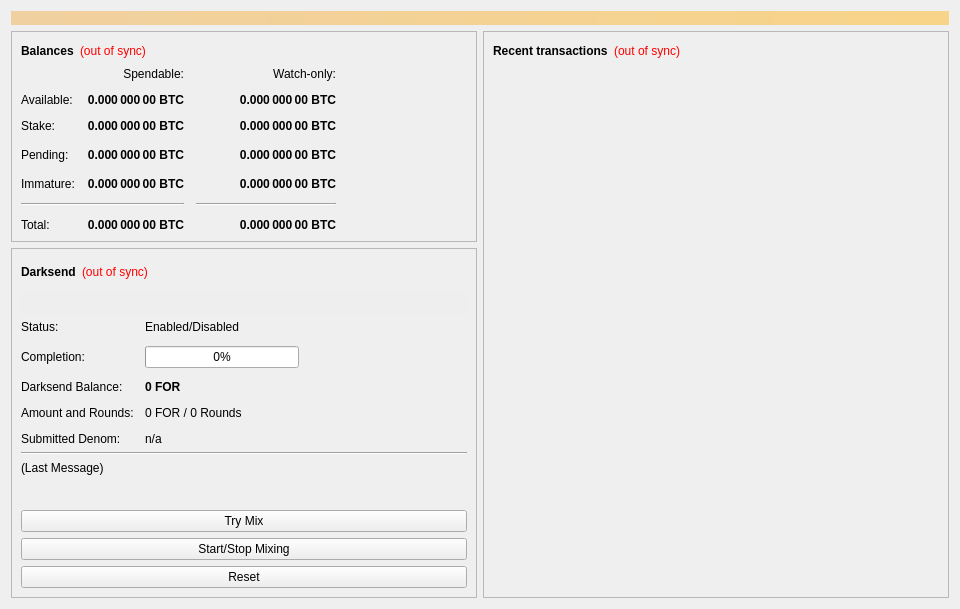
<?xml version="1.0" encoding="UTF-8"?>
<ui version="4.0">
 <class>OverviewPage</class>
 <widget class="QWidget" name="OverviewPage">
  <property name="geometry">
   <rect>
    <x>0</x>
    <y>0</y>
    <width>960</width>
    <height>594</height>
   </rect>
  </property>
  <property name="minimumSize">
   <size>
    <width>960</width>
    <height>0</height>
   </size>
  </property>
  <property name="windowTitle">
   <string>Form</string>
  </property>
  <layout class="QVBoxLayout" name="topLayout">
   <item>
    <widget class="QLabel" name="labelAlerts">
     <property name="visible">
      <bool>false</bool>
     </property>
     <property name="styleSheet">
      <string notr="true">background-color: qlineargradient(x1: 0, y1: 0, x2: 1, y2: 0, stop:0 #F0D0A0, stop:1 #F8D488); color:#000000;</string>
     </property>
     <property name="wordWrap">
      <bool>true</bool>
     </property>
     <property name="margin">
      <number>3</number>
     </property>
    </widget>
   </item>
   <item>
    <layout class="QHBoxLayout" name="horizontalLayout" stretch="1,1">
     <item>
      <layout class="QVBoxLayout" name="verticalLayout_2">
       <item>
        <widget class="QFrame" name="frame">
         <property name="frameShape">
          <enum>QFrame::StyledPanel</enum>
         </property>
         <property name="frameShadow">
          <enum>QFrame::Raised</enum>
         </property>
         <layout class="QVBoxLayout" name="verticalLayout_4">
          <item>
           <layout class="QHBoxLayout" name="horizontalLayout_4">
            <item>
             <widget class="QLabel" name="label_5">
              <property name="font">
               <font>
                <weight>75</weight>
                <bold>true</bold>
               </font>
              </property>
              <property name="text">
               <string>Balances</string>
              </property>
             </widget>
            </item>
            <item>
             <widget class="QLabel" name="labelWalletStatus">
              <property name="cursor">
               <cursorShape>WhatsThisCursor</cursorShape>
              </property>
              <property name="toolTip">
               <string>The displayed information may be out of date. Your wallet automatically synchronizes with the Force network after a connection is established, but this process has not completed yet.</string>
              </property>
              <property name="styleSheet">
               <string notr="true">QLabel { color: red; }</string>
              </property>
              <property name="text">
               <string notr="true">(out of sync)</string>
              </property>
              <property name="alignment">
               <set>Qt::AlignLeading|Qt::AlignLeft|Qt::AlignVCenter</set>
              </property>
             </widget>
            </item>
            <item>
             <spacer name="horizontalSpacer_3">
              <property name="orientation">
               <enum>Qt::Horizontal</enum>
              </property>
              <property name="sizeHint" stdset="0">
               <size>
                <width>40</width>
                <height>20</height>
               </size>
              </property>
             </spacer>
            </item>
           </layout>
          </item>
          <item>
           <layout class="QGridLayout" name="gridLayout">
            <property name="spacing">
             <number>12</number>
            </property>
            <item row="3" column="2">
             <widget class="QLabel" name="labelWatchPending">
              <property name="font">
               <font>
                <weight>75</weight>
                <bold>true</bold>
               </font>
              </property>
              <property name="cursor">
               <cursorShape>IBeamCursor</cursorShape>
              </property>
              <property name="toolTip">
               <string>Unconfirmed transactions to watch-only addresses</string>
              </property>
              <property name="text">
               <string notr="true">0.000 000 00 BTC</string>
              </property>
              <property name="alignment">
               <set>Qt::AlignRight|Qt::AlignTrailing|Qt::AlignVCenter</set>
              </property>
              <property name="textInteractionFlags">
               <set>Qt::LinksAccessibleByMouse|Qt::TextSelectableByKeyboard|Qt::TextSelectableByMouse</set>
              </property>
             </widget>
            </item>
            <item row="3" column="1">
             <widget class="QLabel" name="labelUnconfirmed">
              <property name="font">
               <font>
                <weight>75</weight>
                <bold>true</bold>
               </font>
              </property>
              <property name="cursor">
               <cursorShape>IBeamCursor</cursorShape>
              </property>
              <property name="toolTip">
               <string>Total of transactions that have yet to be confirmed, and do not yet count toward the spendable balance</string>
              </property>
              <property name="text">
               <string notr="true">0.000 000 00 BTC</string>
              </property>
              <property name="alignment">
               <set>Qt::AlignRight|Qt::AlignTrailing|Qt::AlignVCenter</set>
              </property>
              <property name="textInteractionFlags">
               <set>Qt::LinksAccessibleByMouse|Qt::TextSelectableByKeyboard|Qt::TextSelectableByMouse</set>
              </property>
             </widget>
            </item>
            <item row="4" column="2">
             <widget class="QLabel" name="labelWatchImmature">
              <property name="font">
               <font>
                <weight>75</weight>
                <bold>true</bold>
               </font>
              </property>
              <property name="cursor">
               <cursorShape>IBeamCursor</cursorShape>
              </property>
              <property name="toolTip">
               <string>Mined balance in watch-only addresses that has not yet matured</string>
              </property>
              <property name="text">
               <string notr="true">0.000 000 00 BTC</string>
              </property>
              <property name="alignment">
               <set>Qt::AlignRight|Qt::AlignTrailing|Qt::AlignVCenter</set>
              </property>
              <property name="textInteractionFlags">
               <set>Qt::LinksAccessibleByMouse|Qt::TextSelectableByKeyboard|Qt::TextSelectableByMouse</set>
              </property>
             </widget>
            </item>
            <item row="5" column="0" colspan="2">
             <widget class="Line" name="lineSpendableBalance">
              <property name="orientation">
               <enum>Qt::Horizontal</enum>
              </property>
             </widget>
            </item>
            <item row="5" column="2">
             <widget class="Line" name="lineWatchBalance">
              <property name="sizePolicy">
               <sizepolicy hsizetype="Preferred" vsizetype="Fixed">
                <horstretch>0</horstretch>
                <verstretch>0</verstretch>
               </sizepolicy>
              </property>
              <property name="minimumSize">
               <size>
                <width>140</width>
                <height>0</height>
               </size>
              </property>
              <property name="orientation">
               <enum>Qt::Horizontal</enum>
              </property>
             </widget>
            </item>
            <item row="6" column="0">
             <widget class="QLabel" name="labelTotalText">
              <property name="text">
               <string>Total:</string>
              </property>
             </widget>
            </item>
            <item row="4" column="1">
             <widget class="QLabel" name="labelImmature">
              <property name="font">
               <font>
                <weight>75</weight>
                <bold>true</bold>
               </font>
              </property>
              <property name="cursor">
               <cursorShape>IBeamCursor</cursorShape>
              </property>
              <property name="toolTip">
               <string>Mined balance that has not yet matured</string>
              </property>
              <property name="text">
               <string notr="true">0.000 000 00 BTC</string>
              </property>
              <property name="alignment">
               <set>Qt::AlignRight|Qt::AlignTrailing|Qt::AlignVCenter</set>
              </property>
              <property name="textInteractionFlags">
               <set>Qt::LinksAccessibleByMouse|Qt::TextSelectableByKeyboard|Qt::TextSelectableByMouse</set>
              </property>
             </widget>
            </item>
            <item row="3" column="3">
             <spacer name="horizontalSpacer_2">
              <property name="orientation">
               <enum>Qt::Horizontal</enum>
              </property>
              <property name="sizeHint" stdset="0">
               <size>
                <width>40</width>
                <height>20</height>
               </size>
              </property>
             </spacer>
            </item>
            <item row="4" column="0">
             <widget class="QLabel" name="labelImmatureText">
              <property name="text">
               <string>Immature:</string>
              </property>
             </widget>
            </item>
            <item row="6" column="1">
             <widget class="QLabel" name="labelTotal">
              <property name="font">
               <font>
                <weight>75</weight>
                <bold>true</bold>
               </font>
              </property>
              <property name="cursor">
               <cursorShape>IBeamCursor</cursorShape>
              </property>
              <property name="toolTip">
               <string>Your current total balance</string>
              </property>
              <property name="text">
               <string notr="true">0.000 000 00 BTC</string>
              </property>
              <property name="alignment">
               <set>Qt::AlignRight|Qt::AlignTrailing|Qt::AlignVCenter</set>
              </property>
              <property name="textInteractionFlags">
               <set>Qt::LinksAccessibleByMouse|Qt::TextSelectableByKeyboard|Qt::TextSelectableByMouse</set>
              </property>
             </widget>
            </item>
            <item row="6" column="2">
             <widget class="QLabel" name="labelWatchTotal">
              <property name="font">
               <font>
                <weight>75</weight>
                <bold>true</bold>
               </font>
              </property>
              <property name="cursor">
               <cursorShape>IBeamCursor</cursorShape>
              </property>
              <property name="toolTip">
               <string>Current total balance in watch-only addresses</string>
              </property>
              <property name="text">
               <string notr="true">0.000 000 00 BTC</string>
              </property>
              <property name="alignment">
               <set>Qt::AlignRight|Qt::AlignTrailing|Qt::AlignVCenter</set>
              </property>
              <property name="textInteractionFlags">
               <set>Qt::LinksAccessibleByMouse|Qt::TextSelectableByKeyboard|Qt::TextSelectableByMouse</set>
              </property>
             </widget>
            </item>
            <item row="0" column="2">
             <widget class="QLabel" name="labelWatchonly">
              <property name="text">
               <string>Watch-only:</string>
              </property>
              <property name="alignment">
               <set>Qt::AlignRight|Qt::AlignTrailing|Qt::AlignVCenter</set>
              </property>
             </widget>
            </item>
            <item row="1" column="0">
             <widget class="QLabel" name="labelBalanceText">
              <property name="text">
               <string>Available:</string>
              </property>
             </widget>
            </item>
            <item row="1" column="1">
             <widget class="QLabel" name="labelBalance">
              <property name="font">
               <font>
                <weight>75</weight>
                <bold>true</bold>
               </font>
              </property>
              <property name="cursor">
               <cursorShape>IBeamCursor</cursorShape>
              </property>
              <property name="toolTip">
               <string>Your current spendable balance</string>
              </property>
              <property name="text">
               <string notr="true">0.000 000 00 BTC</string>
              </property>
              <property name="alignment">
               <set>Qt::AlignRight|Qt::AlignTrailing|Qt::AlignVCenter</set>
              </property>
              <property name="textInteractionFlags">
               <set>Qt::LinksAccessibleByMouse|Qt::TextSelectableByKeyboard|Qt::TextSelectableByMouse</set>
              </property>
             </widget>
            </item>
            <item row="2" column="0">
             <widget class="QLabel" name="label_10">
              <property name="text">
               <string>Stake:</string>
              </property>
             </widget>
            </item>
            <item row="2" column="1">
             <widget class="QLabel" name="labelStake">
              <property name="font">
               <font>
                <weight>75</weight>
                <bold>true</bold>
               </font>
              </property>
              <property name="cursor">
               <cursorShape>IBeamCursor</cursorShape>
              </property>
              <property name="toolTip">
               <string>Total of coins that was staked, and do not yet count toward the current balance</string>
              </property>
              <property name="text">
               <string notr="true">0.000 000 00 BTC</string>
              </property>
              <property name="alignment">
               <set>Qt::AlignRight|Qt::AlignTrailing|Qt::AlignVCenter</set>
              </property>
              <property name="textInteractionFlags">
               <set>Qt::LinksAccessibleByMouse|Qt::TextSelectableByKeyboard|Qt::TextSelectableByMouse</set>
              </property>
             </widget>
            </item>
            <item row="2" column="2">
             <widget class="QLabel" name="labelWatchStake">
              <property name="font">
               <font>
                <weight>75</weight>
                <bold>true</bold>
               </font>
              </property>
              <property name="cursor">
               <cursorShape>IBeamCursor</cursorShape>
              </property>
              <property name="toolTip">
               <string>Total of coins that was staked in watch-only addresses, and do not yet count toward the current watch-only balance</string>
              </property>
              <property name="text">
               <string notr="true">0.000 000 00 BTC</string>
              </property>
              <property name="alignment">
               <set>Qt::AlignRight|Qt::AlignTrailing|Qt::AlignVCenter</set>
              </property>
              <property name="textInteractionFlags">
               <set>Qt::LinksAccessibleByMouse|Qt::TextSelectableByKeyboard|Qt::TextSelectableByMouse</set>
              </property>
             </widget>
            </item>
            <item row="1" column="2">
             <widget class="QLabel" name="labelWatchAvailable">
              <property name="font">
               <font>
                <weight>75</weight>
                <bold>true</bold>
               </font>
              </property>
              <property name="cursor">
               <cursorShape>IBeamCursor</cursorShape>
              </property>
              <property name="toolTip">
               <string>Your current balance in watch-only addresses</string>
              </property>
              <property name="text">
               <string notr="true">0.000 000 00 BTC</string>
              </property>
              <property name="alignment">
               <set>Qt::AlignRight|Qt::AlignTrailing|Qt::AlignVCenter</set>
              </property>
              <property name="textInteractionFlags">
               <set>Qt::LinksAccessibleByMouse|Qt::TextSelectableByKeyboard|Qt::TextSelectableByMouse</set>
              </property>
             </widget>
            </item>
            <item row="3" column="0">
             <widget class="QLabel" name="labelPendingText">
              <property name="text">
               <string>Pending:</string>
              </property>
             </widget>
            </item>
            <item row="0" column="1">
             <widget class="QLabel" name="labelSpendable">
              <property name="text">
               <string>Spendable:</string>
              </property>
              <property name="alignment">
               <set>Qt::AlignRight|Qt::AlignTrailing|Qt::AlignVCenter</set>
              </property>
             </widget>
            </item>
           </layout>
          </item>
         </layout>
        </widget>
       </item>
       <item>
        <widget class="QFrame" name="frameDarksend">
         <property name="sizePolicy">
          <sizepolicy hsizetype="Expanding" vsizetype="Expanding">
           <horstretch>0</horstretch>
           <verstretch>0</verstretch>
          </sizepolicy>
         </property>
         <property name="minimumSize">
          <size>
           <width>0</width>
           <height>350</height>
          </size>
         </property>
         <property name="layoutDirection">
          <enum>Qt::LeftToRight</enum>
         </property>
         <property name="frameShape">
          <enum>QFrame::StyledPanel</enum>
         </property>
         <property name="frameShadow">
          <enum>QFrame::Raised</enum>
         </property>
         <layout class="QVBoxLayout" name="verticalLayout_5">
          <item>
           <layout class="QHBoxLayout" name="horizontalLayout_5">
            <item>
             <widget class="QLabel" name="label_2">
              <property name="font">
               <font>
                <weight>75</weight>
                <bold>true</bold>
               </font>
              </property>
              <property name="text">
               <string>Darksend</string>
              </property>
             </widget>
            </item>
            <item>
             <widget class="QLabel" name="labelDarksendSyncStatus">
              <property name="toolTip">
               <string>The displayed information may be out of date. Your wallet automatically synchronizes with the Force network after a connection is established, but this process has not completed yet.</string>
              </property>
              <property name="styleSheet">
               <string notr="true">QLabel { color: red; }</string>
              </property>
              <property name="text">
               <string notr="true">(out of sync)</string>
              </property>
              <property name="alignment">
               <set>Qt::AlignLeading|Qt::AlignLeft|Qt::AlignVCenter</set>
              </property>
             </widget>
            </item>
            <item>
             <spacer name="horizontalSpacer_4">
              <property name="orientation">
               <enum>Qt::Horizontal</enum>
              </property>
              <property name="sizeHint" stdset="0">
               <size>
                <width>40</width>
                <height>20</height>
               </size>
              </property>
             </spacer>
            </item>
           </layout>
          </item>
          <item>
           <widget class="QPushButton" name="runAutoDenom">
            <property name="palette">
             <palette>
              <active>
               <colorrole role="WindowText">
                <brush brushstyle="SolidPattern">
                 <color alpha="255">
                  <red>0</red>
                  <green>0</green>
                  <blue>0</blue>
                 </color>
                </brush>
               </colorrole>
               <colorrole role="Button">
                <brush brushstyle="SolidPattern">
                 <color alpha="255">
                  <red>239</red>
                  <green>238</green>
                  <blue>238</blue>
                 </color>
                </brush>
               </colorrole>
               <colorrole role="Light">
                <brush brushstyle="SolidPattern">
                 <color alpha="255">
                  <red>255</red>
                  <green>255</green>
                  <blue>255</blue>
                 </color>
                </brush>
               </colorrole>
               <colorrole role="Midlight">
                <brush brushstyle="SolidPattern">
                 <color alpha="255">
                  <red>247</red>
                  <green>246</green>
                  <blue>246</blue>
                 </color>
                </brush>
               </colorrole>
               <colorrole role="Dark">
                <brush brushstyle="SolidPattern">
                 <color alpha="255">
                  <red>119</red>
                  <green>119</green>
                  <blue>119</blue>
                 </color>
                </brush>
               </colorrole>
               <colorrole role="Mid">
                <brush brushstyle="SolidPattern">
                 <color alpha="255">
                  <red>159</red>
                  <green>159</green>
                  <blue>159</blue>
                 </color>
                </brush>
               </colorrole>
               <colorrole role="Text">
                <brush brushstyle="SolidPattern">
                 <color alpha="255">
                  <red>0</red>
                  <green>0</green>
                  <blue>0</blue>
                 </color>
                </brush>
               </colorrole>
               <colorrole role="BrightText">
                <brush brushstyle="SolidPattern">
                 <color alpha="255">
                  <red>255</red>
                  <green>255</green>
                  <blue>255</blue>
                 </color>
                </brush>
               </colorrole>
               <colorrole role="ButtonText">
                <brush brushstyle="SolidPattern">
                 <color alpha="255">
                  <red>0</red>
                  <green>0</green>
                  <blue>0</blue>
                 </color>
                </brush>
               </colorrole>
               <colorrole role="Base">
                <brush brushstyle="SolidPattern">
                 <color alpha="255">
                  <red>255</red>
                  <green>255</green>
                  <blue>255</blue>
                 </color>
                </brush>
               </colorrole>
               <colorrole role="Window">
                <brush brushstyle="SolidPattern">
                 <color alpha="255">
                  <red>239</red>
                  <green>238</green>
                  <blue>238</blue>
                 </color>
                </brush>
               </colorrole>
               <colorrole role="Shadow">
                <brush brushstyle="SolidPattern">
                 <color alpha="255">
                  <red>0</red>
                  <green>0</green>
                  <blue>0</blue>
                 </color>
                </brush>
               </colorrole>
               <colorrole role="AlternateBase">
                <brush brushstyle="SolidPattern">
                 <color alpha="255">
                  <red>247</red>
                  <green>246</green>
                  <blue>246</blue>
                 </color>
                </brush>
               </colorrole>
               <colorrole role="ToolTipBase">
                <brush brushstyle="SolidPattern">
                 <color alpha="255">
                  <red>255</red>
                  <green>255</green>
                  <blue>220</blue>
                 </color>
                </brush>
               </colorrole>
               <colorrole role="ToolTipText">
                <brush brushstyle="SolidPattern">
                 <color alpha="255">
                  <red>0</red>
                  <green>0</green>
                  <blue>0</blue>
                 </color>
                </brush>
               </colorrole>
              </active>
              <inactive>
               <colorrole role="WindowText">
                <brush brushstyle="SolidPattern">
                 <color alpha="255">
                  <red>0</red>
                  <green>0</green>
                  <blue>0</blue>
                 </color>
                </brush>
               </colorrole>
               <colorrole role="Button">
                <brush brushstyle="SolidPattern">
                 <color alpha="255">
                  <red>239</red>
                  <green>238</green>
                  <blue>238</blue>
                 </color>
                </brush>
               </colorrole>
               <colorrole role="Light">
                <brush brushstyle="SolidPattern">
                 <color alpha="255">
                  <red>255</red>
                  <green>255</green>
                  <blue>255</blue>
                 </color>
                </brush>
               </colorrole>
               <colorrole role="Midlight">
                <brush brushstyle="SolidPattern">
                 <color alpha="255">
                  <red>247</red>
                  <green>246</green>
                  <blue>246</blue>
                 </color>
                </brush>
               </colorrole>
               <colorrole role="Dark">
                <brush brushstyle="SolidPattern">
                 <color alpha="255">
                  <red>119</red>
                  <green>119</green>
                  <blue>119</blue>
                 </color>
                </brush>
               </colorrole>
               <colorrole role="Mid">
                <brush brushstyle="SolidPattern">
                 <color alpha="255">
                  <red>159</red>
                  <green>159</green>
                  <blue>159</blue>
                 </color>
                </brush>
               </colorrole>
               <colorrole role="Text">
                <brush brushstyle="SolidPattern">
                 <color alpha="255">
                  <red>0</red>
                  <green>0</green>
                  <blue>0</blue>
                 </color>
                </brush>
               </colorrole>
               <colorrole role="BrightText">
                <brush brushstyle="SolidPattern">
                 <color alpha="255">
                  <red>255</red>
                  <green>255</green>
                  <blue>255</blue>
                 </color>
                </brush>
               </colorrole>
               <colorrole role="ButtonText">
                <brush brushstyle="SolidPattern">
                 <color alpha="255">
                  <red>0</red>
                  <green>0</green>
                  <blue>0</blue>
                 </color>
                </brush>
               </colorrole>
               <colorrole role="Base">
                <brush brushstyle="SolidPattern">
                 <color alpha="255">
                  <red>255</red>
                  <green>255</green>
                  <blue>255</blue>
                 </color>
                </brush>
               </colorrole>
               <colorrole role="Window">
                <brush brushstyle="SolidPattern">
                 <color alpha="255">
                  <red>239</red>
                  <green>238</green>
                  <blue>238</blue>
                 </color>
                </brush>
               </colorrole>
               <colorrole role="Shadow">
                <brush brushstyle="SolidPattern">
                 <color alpha="255">
                  <red>0</red>
                  <green>0</green>
                  <blue>0</blue>
                 </color>
                </brush>
               </colorrole>
               <colorrole role="AlternateBase">
                <brush brushstyle="SolidPattern">
                 <color alpha="255">
                  <red>247</red>
                  <green>246</green>
                  <blue>246</blue>
                 </color>
                </brush>
               </colorrole>
               <colorrole role="ToolTipBase">
                <brush brushstyle="SolidPattern">
                 <color alpha="255">
                  <red>255</red>
                  <green>255</green>
                  <blue>220</blue>
                 </color>
                </brush>
               </colorrole>
               <colorrole role="ToolTipText">
                <brush brushstyle="SolidPattern">
                 <color alpha="255">
                  <red>0</red>
                  <green>0</green>
                  <blue>0</blue>
                 </color>
                </brush>
               </colorrole>
              </inactive>
              <disabled>
               <colorrole role="WindowText">
                <brush brushstyle="SolidPattern">
                 <color alpha="255">
                  <red>119</red>
                  <green>119</green>
                  <blue>119</blue>
                 </color>
                </brush>
               </colorrole>
               <colorrole role="Button">
                <brush brushstyle="SolidPattern">
                 <color alpha="255">
                  <red>239</red>
                  <green>238</green>
                  <blue>238</blue>
                 </color>
                </brush>
               </colorrole>
               <colorrole role="Light">
                <brush brushstyle="SolidPattern">
                 <color alpha="255">
                  <red>255</red>
                  <green>255</green>
                  <blue>255</blue>
                 </color>
                </brush>
               </colorrole>
               <colorrole role="Midlight">
                <brush brushstyle="SolidPattern">
                 <color alpha="255">
                  <red>247</red>
                  <green>246</green>
                  <blue>246</blue>
                 </color>
                </brush>
               </colorrole>
               <colorrole role="Dark">
                <brush brushstyle="SolidPattern">
                 <color alpha="255">
                  <red>119</red>
                  <green>119</green>
                  <blue>119</blue>
                 </color>
                </brush>
               </colorrole>
               <colorrole role="Mid">
                <brush brushstyle="SolidPattern">
                 <color alpha="255">
                  <red>159</red>
                  <green>159</green>
                  <blue>159</blue>
                 </color>
                </brush>
               </colorrole>
               <colorrole role="Text">
                <brush brushstyle="SolidPattern">
                 <color alpha="255">
                  <red>119</red>
                  <green>119</green>
                  <blue>119</blue>
                 </color>
                </brush>
               </colorrole>
               <colorrole role="BrightText">
                <brush brushstyle="SolidPattern">
                 <color alpha="255">
                  <red>255</red>
                  <green>255</green>
                  <blue>255</blue>
                 </color>
                </brush>
               </colorrole>
               <colorrole role="ButtonText">
                <brush brushstyle="SolidPattern">
                 <color alpha="255">
                  <red>119</red>
                  <green>119</green>
                  <blue>119</blue>
                 </color>
                </brush>
               </colorrole>
               <colorrole role="Base">
                <brush brushstyle="SolidPattern">
                 <color alpha="255">
                  <red>239</red>
                  <green>238</green>
                  <blue>238</blue>
                 </color>
                </brush>
               </colorrole>
               <colorrole role="Window">
                <brush brushstyle="SolidPattern">
                 <color alpha="255">
                  <red>239</red>
                  <green>238</green>
                  <blue>238</blue>
                 </color>
                </brush>
               </colorrole>
               <colorrole role="Shadow">
                <brush brushstyle="SolidPattern">
                 <color alpha="255">
                  <red>0</red>
                  <green>0</green>
                  <blue>0</blue>
                 </color>
                </brush>
               </colorrole>
               <colorrole role="AlternateBase">
                <brush brushstyle="SolidPattern">
                 <color alpha="255">
                  <red>239</red>
                  <green>238</green>
                  <blue>238</blue>
                 </color>
                </brush>
               </colorrole>
               <colorrole role="ToolTipBase">
                <brush brushstyle="SolidPattern">
                 <color alpha="255">
                  <red>255</red>
                  <green>255</green>
                  <blue>220</blue>
                 </color>
                </brush>
               </colorrole>
               <colorrole role="ToolTipText">
                <brush brushstyle="SolidPattern">
                 <color alpha="255">
                  <red>0</red>
                  <green>0</green>
                  <blue>0</blue>
                 </color>
                </brush>
               </colorrole>
              </disabled>
             </palette>
            </property>
            <property name="focusPolicy">
             <enum>Qt::NoFocus</enum>
            </property>
            <property name="autoFillBackground">
             <bool>true</bool>
            </property>
            <property name="text">
             <string/>
            </property>
            <property name="flat">
             <bool>true</bool>
            </property>
           </widget>
          </item>
          <item>
           <layout class="QFormLayout" name="formLayout">
            <property name="fieldGrowthPolicy">
             <enum>QFormLayout::AllNonFixedFieldsGrow</enum>
            </property>
            <property name="horizontalSpacing">
             <number>11</number>
            </property>
            <property name="verticalSpacing">
             <number>12</number>
            </property>
            <item row="0" column="0">
             <widget class="QLabel" name="label_6">
              <property name="text">
               <string>Status:</string>
              </property>
             </widget>
            </item>
            <item row="1" column="0">
             <widget class="QLabel" name="label_7">
              <property name="text">
               <string>Completion:</string>
              </property>
             </widget>
            </item>
            <item row="1" column="1">
             <widget class="QProgressBar" name="darksendProgress">
              <property name="maximumSize">
               <size>
                <width>154</width>
                <height>16777215</height>
               </size>
              </property>
              <property name="value">
               <number>0</number>
              </property>
             </widget>
            </item>
            <item row="3" column="0">
             <widget class="QLabel" name="labelAnonymizedText">
              <property name="text">
               <string>Darksend Balance:</string>
              </property>
             </widget>
            </item>
            <item row="3" column="1">
             <widget class="QLabel" name="labelAnonymized">
              <property name="font">
               <font>
                <weight>75</weight>
                <bold>true</bold>
               </font>
              </property>
              <property name="text">
               <string notr="true">0 FOR</string>
              </property>
             </widget>
            </item>
            <item row="4" column="0">
             <widget class="QLabel" name="label_8">
              <property name="text">
               <string>Amount and Rounds:</string>
              </property>
             </widget>
            </item>
            <item row="4" column="1">
             <widget class="QLabel" name="labelAmountRounds">
              <property name="text">
               <string>0 FOR / 0 Rounds</string>
              </property>
             </widget>
            </item>
            <item row="5" column="0">
             <widget class="QLabel" name="label_9">
              <property name="text">
               <string>Submitted Denom:</string>
              </property>
             </widget>
            </item>
            <item row="5" column="1">
             <widget class="QLabel" name="labelSubmittedDenom">
              <property name="toolTip">
               <string>The denominations you submitted to the Masternode.&lt;br&gt;To mix, other users must submit the exact same denominations.</string>
              </property>
              <property name="text">
               <string>n/a</string>
              </property>
             </widget>
            </item>
            <item row="0" column="1">
             <widget class="QLabel" name="darksendEnabled">
              <property name="text">
               <string>Enabled/Disabled</string>
              </property>
             </widget>
            </item>
           </layout>
          </item>
          <item>
           <widget class="Line" name="lineLastMessage">
            <property name="orientation">
             <enum>Qt::Horizontal</enum>
            </property>
           </widget>
          </item>
          <item>
           <widget class="QLabel" name="darksendStatus">
            <property name="minimumSize">
             <size>
              <width>288</width>
              <height>43</height>
             </size>
            </property>
            <property name="text">
             <string>(Last Message)</string>
            </property>
            <property name="alignment">
             <set>Qt::AlignLeading|Qt::AlignLeft|Qt::AlignTop</set>
            </property>
            <property name="wordWrap">
             <bool>true</bool>
            </property>
           </widget>
          </item>
          <item>
           <widget class="QPushButton" name="darksendAuto">
            <property name="sizePolicy">
             <sizepolicy hsizetype="MinimumExpanding" vsizetype="Fixed">
              <horstretch>0</horstretch>
              <verstretch>0</verstretch>
             </sizepolicy>
            </property>
            <property name="toolTip">
             <string>Try to manually submit a Darksend request.</string>
            </property>
            <property name="text">
             <string>Try Mix</string>
            </property>
           </widget>
          </item>
          <item>
           <widget class="QPushButton" name="toggleDarksend">
            <property name="sizePolicy">
             <sizepolicy hsizetype="MinimumExpanding" vsizetype="Fixed">
              <horstretch>0</horstretch>
              <verstretch>0</verstretch>
             </sizepolicy>
            </property>
            <property name="text">
             <string>Start/Stop Mixing</string>
            </property>
           </widget>
          </item>
          <item>
           <widget class="QPushButton" name="darksendReset">
            <property name="sizePolicy">
             <sizepolicy hsizetype="MinimumExpanding" vsizetype="Fixed">
              <horstretch>0</horstretch>
              <verstretch>0</verstretch>
             </sizepolicy>
            </property>
            <property name="toolTip">
             <string>Reset the current status of Darksend (can interrupt Darksend if it's in the process of Mixing, which can cost you money!)</string>
            </property>
            <property name="autoFillBackground">
             <bool>false</bool>
            </property>
            <property name="text">
             <string>Reset</string>
            </property>
           </widget>
          </item>
         </layout>
        </widget>
       </item>
       <item>
        <spacer name="verticalSpacer">
         <property name="orientation">
          <enum>Qt::Vertical</enum>
         </property>
         <property name="sizeHint" stdset="0">
          <size>
           <width>20</width>
           <height>40</height>
          </size>
         </property>
        </spacer>
       </item>
      </layout>
     </item>
     <item>
      <layout class="QVBoxLayout" name="verticalLayout_3">
       <item>
        <widget class="QFrame" name="frame_2">
         <property name="frameShape">
          <enum>QFrame::StyledPanel</enum>
         </property>
         <property name="frameShadow">
          <enum>QFrame::Raised</enum>
         </property>
         <layout class="QVBoxLayout" name="verticalLayout">
          <item>
           <layout class="QHBoxLayout" name="horizontalLayout_2">
            <item>
             <widget class="QLabel" name="label_4">
              <property name="font">
               <font>
                <weight>75</weight>
                <bold>true</bold>
               </font>
              </property>
              <property name="text">
               <string>Recent transactions</string>
              </property>
             </widget>
            </item>
            <item>
             <widget class="QLabel" name="labelTransactionsStatus">
              <property name="cursor">
               <cursorShape>WhatsThisCursor</cursorShape>
              </property>
              <property name="toolTip">
               <string>The displayed information may be out of date. Your wallet automatically synchronizes with the Force network after a connection is established, but this process has not completed yet.</string>
              </property>
              <property name="styleSheet">
               <string notr="true">QLabel { color: red; }</string>
              </property>
              <property name="text">
               <string notr="true">(out of sync)</string>
              </property>
              <property name="alignment">
               <set>Qt::AlignRight|Qt::AlignTrailing|Qt::AlignVCenter</set>
              </property>
             </widget>
            </item>
            <item>
             <spacer name="horizontalSpacer">
              <property name="orientation">
               <enum>Qt::Horizontal</enum>
              </property>
              <property name="sizeHint" stdset="0">
               <size>
                <width>40</width>
                <height>20</height>
               </size>
              </property>
             </spacer>
            </item>
           </layout>
          </item>
          <item>
           <widget class="QListView" name="listTransactions">
            <property name="styleSheet">
             <string notr="true">QListView { background: transparent; }</string>
            </property>
            <property name="frameShape">
             <enum>QFrame::NoFrame</enum>
            </property>
            <property name="verticalScrollBarPolicy">
             <enum>Qt::ScrollBarAlwaysOff</enum>
            </property>
            <property name="horizontalScrollBarPolicy">
             <enum>Qt::ScrollBarAlwaysOff</enum>
            </property>
            <property name="selectionMode">
             <enum>QAbstractItemView::NoSelection</enum>
            </property>
           </widget>
          </item>
         </layout>
        </widget>
       </item>
      </layout>
     </item>
    </layout>
   </item>
  </layout>
 </widget>
 <resources/>
 <connections/>
</ui>
